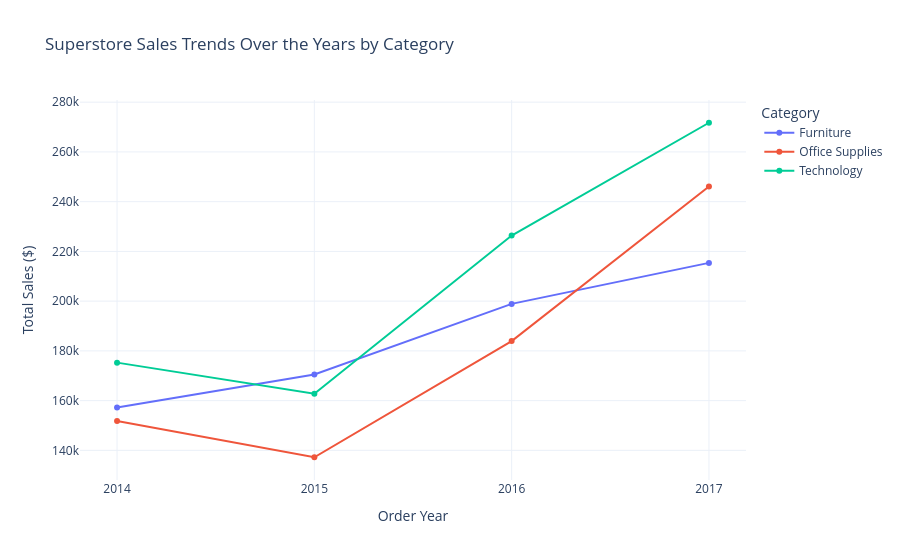

Write notebook code for a chart like this one.
### Markdown cell above
2. Data Visualization with Matplotlib:
Create an interactive line chart to show sales trends over the years.
Build an interactive map to visualize sales distribution by country.

### Code cell
import matplotlib.pyplot as plt
import pandas as pd

superstore_dataset = pd.read_excel("/home/daniella/code/DataAnalytics-2026/Week_4/Day_1_Exercise_XP_w4d1/US_Superstore_data.xls")

import plotly.express as px


superstore_dataset['Order Date'] = pd.to_datetime(superstore_dataset['Order Date'])
superstore_dataset['Year'] = superstore_dataset['Order Date'].dt.year


sales_by_year = superstore_dataset.groupby(['Year', 'Category'], as_index=False)['Sales'].sum()

fig = px.line(
    sales_by_year,
    x='Year',
    y='Sales',
    color='Category',          # Adds interactive legend items to toggle categories on/off
    markers=True,              # Shows data points on the line
    title='Superstore Sales Trends Over the Years by Category',
    labels={'Sales': 'Total Sales ($)', 'Year': 'Order Year'},
    template='plotly_white'
)

# # 5. Format the X-axis to show clean integer years and refine hover tooltips
fig.update_xaxes(dtick=1)
fig.update_traces(
    hovertemplate='<b>Year:</b> %{x}<br><b>Total Sales:</b> $%{y:,.2f}<extra></extra>'
)

# 6. Display the interactive chart
fig.show()

### Figure 1 — Plotly figure (JSON) as saved in the notebook; plotly's stock layout.template omitted (floating-point values rounded to 4 significant figures)
{"data": [{"hovertemplate": "<b>Year:</b> %{x}<br><b>Total Sales:</b> $%{y:,.2f}<extra></extra>", "legendgroup": "Furniture", "line": {"color": "#636efa", "dash": "solid"}, "marker": {"symbol": "circle"}, "mode": "lines+markers", "name": "Furniture", "orientation": "v", "showlegend": true, "type": "scatter", "x": [2014, 2015, 2016, 2017], "xaxis": "x", "y": [157200.0, 170500.0, 198900.0, 215400.0], "yaxis": "y"}, {"hovertemplate": "<b>Year:</b> %{x}<br><b>Total Sales:</b> $%{y:,.2f}<extra></extra>", "legendgroup": "Office Supplies", "line": {"color": "#EF553B", "dash": "solid"}, "marker": {"symbol": "circle"}, "mode": "lines+markers", "name": "Office Supplies", "orientation": "v", "showlegend": true, "type": "scatter", "x": [2014, 2015, 2016, 2017], "xaxis": "x", "y": [151800.0, 137200.0, 183900.0, 246100.0], "yaxis": "y"}, {"hovertemplate": "<b>Year:</b> %{x}<br><b>Total Sales:</b> $%{y:,.2f}<extra></extra>", "legendgroup": "Technology", "line": {"color": "#00cc96", "dash": "solid"}, "marker": {"symbol": "circle"}, "mode": "lines+markers", "name": "Technology", "orientation": "v", "showlegend": true, "type": "scatter", "x": [2014, 2015, 2016, 2017], "xaxis": "x", "y": [175300.0, 162800.0, 226400.0, 271700.0], "yaxis": "y"}], "layout": {"legend": {"title": {"text": "Category"}, "tracegroupgap": 0}, "title": {"text": "Superstore Sales Trends Over the Years by Category"}, "xaxis": {"anchor": "y", "domain": [0, 1], "dtick": 1, "title": {"text": "Order Year"}}, "yaxis": {"anchor": "x", "domain": [0, 1], "title": {"text": "Total Sales ($)"}}}}
